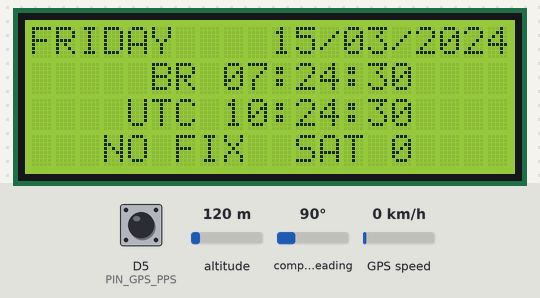
Recording of a program running on a simulated ESP8266 (NodeMCU). Shown: 20×4 character LCD. The test bench sets the inputs (shaded band); at power-on: D5 (PIN_GPS_PPS) HIGH, altitude 120 m, compass heading 90°, GPS speed 0 km/h. The GPS gets a fix after 3 s at 37.7749, -122.4194 with 8 satellites; what the program prints to the serial monitor is not drawn.

Above: at 0.2 s.
At 2.1 s:
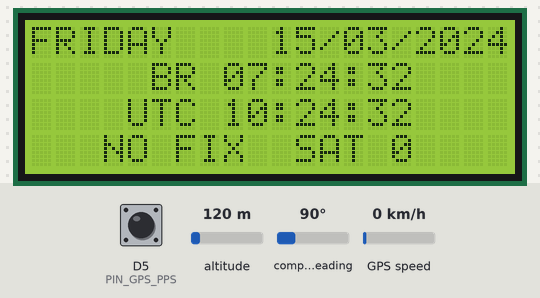
At 10.2 s:
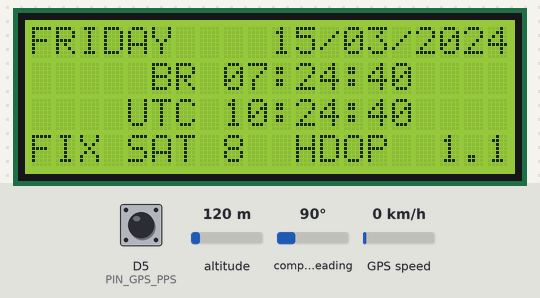
At 19.2 s:
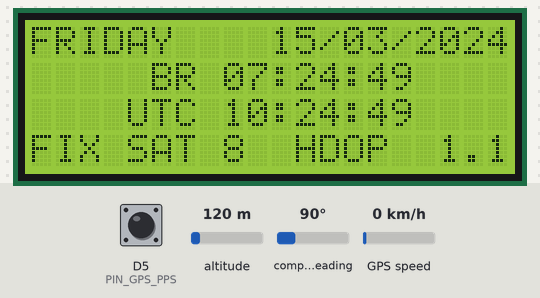
At 29.2 s:
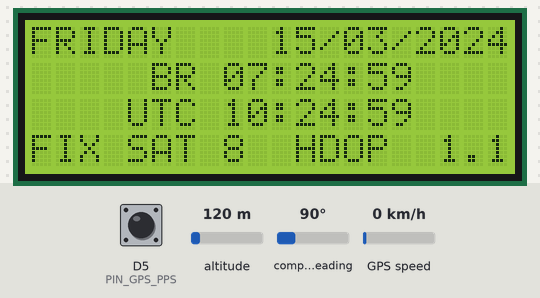
At 38.2 s:
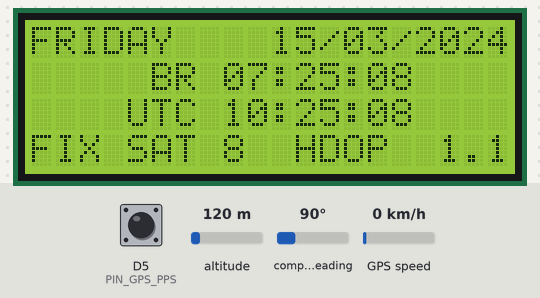

The program:

main.cpp
```cpp
/*
  node32-gps-clock (LCD)
  GPS clock: NodeMCU (ESP8266 / ESP-12E) + ATGM336H GNSS receiver (GPS + BeiDou) + 20x4
  HD44780 LCD with a PCF8574 I2C backpack. The PPS output aligns the seconds.

  Wiring
  ---------------------------------------------------------------
  ATGM336H         NodeMCU
    VCC     ->     3V3        (safe for both bare modules and breakouts with a regulator)
    GND     ->     GND
    TX      ->     D6 (GPIO12)   SoftwareSerial RX
    RX      ->     D7 (GPIO13)   SoftwareSerial TX (optional: only to configure the GPS)
    PPS     ->     D5 (GPIO14)   interrupt, rising edge = start of the UTC second

  LCD backpack     NodeMCU
    VCC     ->     VIN (5V)   (HD44780 needs 5V for usable contrast)
    GND     ->     GND
    SDA     ->     D2 (GPIO4)
    SCL     ->     D1 (GPIO5)
  ---------------------------------------------------------------
  Most backpacks pull SDA/SCL up to VCC (5V). The ESP8266 is a 3.3V part: use a level
  shifter, or remove the backpack pull-ups and add 4.7k to 3V3. With 3V3 pull-ups the
  PCF8574 at 5V sees 3.3V as HIGH (V_IH = 0.7 x VCC = 3.5V: marginal, works in practice
  with short wires).

  Deliberately avoided: D3/GPIO0, D4/GPIO2 and D8/GPIO15 are boot strapping pins;
  D9/D10 are UART0 (USB); D0/GPIO16 has no interrupt (cannot take PPS).

  How the time is kept
    NMEA tells WHICH second it is, but arrives 100-500 ms after the second started (and
    the delay varies). PPS marks EXACTLY when the second starts, but carries no label.
    With a fix, each PPS edge shows (time of the last RMC sentence + 1 s), so the LCD
    turns over at the true second. Without PPS (no fix, or not wired) the clock falls
    back to updating on NMEA arrival.

  Screen
    +--------------------+
    |SATURDAY  27/09/2026|
    |     BR 18:42:10    |
    |    UTC 21:42:10    |
    |PPS SAT 9  HDOP  1.1|
    +--------------------+
*/

#include <Arduino.h>
#include <ESP8266WiFi.h>
#include <Wire.h>
#include <hd44780.h>
#include <hd44780ioClass/hd44780_I2Cexp.h>   // PCF8574 backpack, address and pin map auto-detected
#include <SoftwareSerial.h>
#include <TinyGPSPlus.h>

// ---------------------------- Configuration -----------------------------
constexpr int UTC_OFFSET_MIN = -3 * 60;   // Brasília; no daylight saving time since 2019

constexpr int8_t   PIN_GPS_RX  = D6;         // ESP RX <- GPS TX
constexpr int8_t   PIN_GPS_TX  = D7;         // ESP TX -> GPS RX (configuration only; idles high)
constexpr int8_t   PIN_GPS_PPS = D5;         // GPS PPS, 1 pulse per second once there is a fix
constexpr bool     PPS_ACTIVE_HIGH = true;   // second starts at the rising edge (false = falling)
constexpr uint32_t GPS_BAUD    = 9600;       // ATGM336H factory default

constexpr int8_t   PIN_I2C_SDA = D2;
constexpr int8_t   PIN_I2C_SCL = D1;
constexpr uint32_t I2C_CLOCK   = 100000;   // PCF8574 is specified for 100 kHz

constexpr uint32_t GPS_STALE_MS = 3000;    // no new sentence for longer than this = stale data

constexpr uint32_t SERIAL_BAUD     = 74880;  // same as the ROM boot log: everything readable in the monitor
constexpr uint32_t STATUS_EVERY_MS = 1000;   // GPS status interval on the serial monitor
constexpr bool     GPS_ECHO_NMEA   = false;  // true = forward raw NMEA sentences to the monitor

// ------------------------------- Display --------------------------------
constexpr uint8_t LCD_COLS = 20, LCD_ROWS = 4;

enum class Align { Left, Center, Right };
constexpr Align CLOCK_ALIGN = Align::Right;   // BR / UTC time rows: Align::Left, Align::Center or Align::Right

hd44780_I2Cexp lcd;

// --------------------------------- GPS ----------------------------------
TinyGPSPlus    gps;
SoftwareSerial gpsSerial;

// ------------------------------ Date/time -------------------------------
struct CivilTime {
  int year; uint8_t month, day, hour, minute, second, weekday;  // weekday 0 = Sunday
};

// H. Hinnant's algorithms (days since 1970-01-01, proleptic Gregorian calendar)
static int32_t daysFromCivil(int y, unsigned m, unsigned d) {
  y -= m <= 2;
  const int era = (y >= 0 ? y : y - 399) / 400;
  const unsigned yoe = (unsigned)(y - era * 400);
  const unsigned doy = (153 * (m + (m > 2 ? -3 : 9)) + 2) / 5 + d - 1;
  const unsigned doe = yoe * 365 + yoe / 4 - yoe / 100 + doy;
  return era * 146097 + (int32_t)doe - 719468;
}

static void civilFromDays(int32_t z, int &y, uint8_t &m, uint8_t &d) {
  z += 719468;
  const int era = (z >= 0 ? z : z - 146096) / 146097;
  const unsigned doe = (unsigned)(z - era * 146097);
  const unsigned yoe = (doe - doe / 1460 + doe / 36524 - doe / 146096) / 365;
  const unsigned doy = doe - (365 * yoe + yoe / 4 - yoe / 100);
  const unsigned mp  = (5 * doy + 2) / 153;
  d = doy - (153 * mp + 2) / 5 + 1;
  m = mp < 10 ? mp + 3 : mp - 9;
  y = (int)yoe + era * 400 + (m <= 2);
}

// Seconds since 1970-01-01 00:00:00
static int64_t toEpoch(int y, int mo, int d, int h, int mi, int s) {
  return (int64_t)daysFromCivil(y, mo, d) * 86400 + h * 3600 + mi * 60 + s;
}

// Splits epoch seconds into date and time (handles day/month/year rollover)
static CivilTime fromEpoch(int64_t t) {
  int32_t days = (int32_t)(t / 86400);
  int32_t secs = (int32_t)(t % 86400);
  if (secs < 0) { secs += 86400; days--; }

  CivilTime ct;
  civilFromDays(days, ct.year, ct.month, ct.day);
  ct.hour    = secs / 3600;
  ct.minute  = (secs / 60) % 60;
  ct.second  = secs % 60;
  ct.weekday = (uint8_t)(((days % 7) + 11) % 7);   // 1970-01-01 was a Thursday (4)
  return ct;
}

// -------------------------------- Timing --------------------------------
// NMEA: the last RMC sentence (date + time in one sentence, so no midnight mix-ups)
static bool     nmeaValid = false;
static int64_t  nmeaEpoch = 0;     // UTC
static uint32_t nmeaUs    = 0;     // micros() when it was parsed

// PPS: written by the interrupt
static volatile uint32_t ppsEdgeUs = 0;   // last active edge (start of the second)
static volatile uint32_t ppsEdges  = 0;
static volatile uint32_t ppsRiseUs = 0;   // both edges, to measure the pulse (diagnostics)
static volatile uint32_t ppsFallUs = 0;

static IRAM_ATTR void onPps() {
  const uint32_t now  = micros();
  const bool     high = digitalRead(PIN_GPS_PPS) == HIGH;
  if (high) ppsRiseUs = now; else ppsFallUs = now;
  if (high == PPS_ACTIVE_HIGH) {
    ppsEdgeUs = now;
    ppsEdges++;
  }
}

// Time the PPS line stays HIGH, in ms (-1 = not measured yet). ~100 ms with an
// active-high pulse; ~900 ms means the pulse is inverted (set PPS_ACTIVE_HIGH = false).
static int32_t ppsHighMs() {
  noInterrupts();
  const uint32_t rise = ppsRiseUs, fall = ppsFallUs;
  interrupts();
  static int32_t last = -1;
  const uint32_t high = fall - rise;   // valid only if the fall came after the rise
  if (rise != 0 && fall != 0 && high < 1000000) last = high / 1000;
  return last;
}

// PPS: processed in loop()
static bool     ppsValid      = false;   // ppsEpoch labels the last edge correctly
static int64_t  ppsEpoch      = 0;       // UTC second that started at the last edge
static uint32_t lastEdgeUs    = 0;
static uint32_t lastEdgeCount = 0;
static uint32_t ppsMismatches = 0;       // times NMEA disagreed with the PPS count
static int32_t  nmeaDelayMs   = -1;      // last PPS edge -> RMC parsed (diagnostics)

static bool ppsLocked() {
  return ppsValid && micros() - lastEdgeUs < 1100000;
}

// Called for every new PPS edge. Returns true if the edge is a valid second boundary.
static bool processPpsEdge(uint32_t edgeUs, uint32_t edgeCount) {
  const uint32_t interval = edgeUs - lastEdgeUs;
  const uint32_t prevUs   = lastEdgeUs;
  // Exactly one edge, ~1 s after the previous one: rejects noise and a floating input
  const bool regular = edgeCount - lastEdgeCount == 1 && interval > 900000 && interval < 1100000;
  lastEdgeUs    = edgeUs;
  lastEdgeCount = edgeCount;

  if (!regular) { ppsValid = false; return false; }

  if (ppsValid) ppsEpoch++;   // flywheel: one more second

  // The RMC that arrived after the previous edge described that edge's second, so this
  // edge is that second + 1. Check (and if needed correct) the running count.
  if (nmeaValid && nmeaUs - prevUs < interval) {
    const int64_t expected = nmeaEpoch + 1;
    if (ppsValid && ppsEpoch != expected) ppsMismatches++;
    ppsEpoch = expected;
    ppsValid = true;
  }
  return ppsValid;
}

// ------------------------- Incremental row drawing ----------------------
// The LCD keeps its own content, so only the characters that differ from what is on
// screen are sent. A normal second changes 1-2 characters per row: little I2C traffic,
// so SoftwareSerial (interrupt driven) does not lose GPS bytes during an update.
static char shown[LCD_ROWS][LCD_COLS];

// Writes txt starting at column col (0-based); the rest of the row is blanked.
// Text that does not fit is clipped at the right edge.
static void setRow(uint8_t row, const char *txt, uint8_t col) {
  char line[LCD_COLS];
  memset(line, ' ', LCD_COLS);

  if (col < LCD_COLS) {
    memcpy(line + col, txt, min(strlen(txt), (size_t)(LCD_COLS - col)));
  }

  int cursor = -1;   // column the LCD cursor is at, -1 = unknown
  for (uint8_t c = 0; c < LCD_COLS; c++) {
    if (line[c] == shown[row][c]) continue;
    if (cursor != c) lcd.setCursor(c, row);
    lcd.write(line[c]);
    cursor = c + 1;
  }
  memcpy(shown[row], line, LCD_COLS);
}

static void setRow(uint8_t row, const char *txt, Align align = Align::Left) {
  const size_t len = min(strlen(txt), (size_t)LCD_COLS);
  setRow(row, txt, (uint8_t)(align == Align::Center ? (LCD_COLS - len) / 2
                           : align == Align::Right  ? LCD_COLS - len
                                                    : 0));
}

static void clearRows() {
  lcd.clear();
  memset(shown, ' ', sizeof(shown));
}

// ------------------------------- Screens --------------------------------
enum class Screen { None, NoData, Waiting, Clock };
static Screen screen = Screen::None;

static void enterScreen(Screen s) {
  if (screen == s) return;
  screen = s;
  clearRows();
}

// haveTime = utcEpoch is a valid current UTC time
static void render(bool haveTime, int64_t utcEpoch) {
  static const char *WEEKDAYS[] = {"SUNDAY", "MONDAY", "TUESDAY", "WEDNESDAY", "THURSDAY", "FRIDAY", "SATURDAY"};
  char buf[32];

  const bool noData = millis() > 5000 && gps.charsProcessed() < 10;
  const bool hasFix = gps.location.isValid() && gps.location.age() < GPS_STALE_MS;

  if (!haveTime) {
    enterScreen(noData ? Screen::NoData : Screen::Waiting);
    setRow(1, "--:--:--", Align::Center);
    if (noData) {
      setRow(0, "NO GPS DATA", Align::Center);
      setRow(3, "check TX -> D6", Align::Center);
    } else {
      setRow(0, "WAITING FOR GPS", Align::Center);
      snprintf(buf, sizeof(buf), "SAT %lu", (unsigned long)gps.satellites.value());
      setRow(3, buf, Align::Center);
    }
    return;
  }

  enterScreen(Screen::Clock);

  const CivilTime lt  = fromEpoch(utcEpoch + (int64_t)UTC_OFFSET_MIN * 60);
  const CivilTime utc = fromEpoch(utcEpoch);

  // Weekday (max 9 chars) + space + date (10 chars) = exactly 20
  snprintf(buf, sizeof(buf), "%-9s %02u/%02u/%04d", WEEKDAYS[lt.weekday], lt.day, lt.month, lt.year);
  setRow(0, buf);

  snprintf(buf, sizeof(buf), " BR %02u:%02u:%02u", lt.hour, lt.minute, lt.second);
  setRow(1, buf, Align::Center);

  snprintf(buf, sizeof(buf), "UTC %02u:%02u:%02u", utc.hour, utc.minute, utc.second);
  setRow(2, buf, Align::Center);

  // PPS = fix and seconds aligned to the pulse. FIX = fix, NMEA timing only.
  // Before a fix, time comes from the GPS internal RTC and may be off by a few seconds.
  // Fixed width (20): "PPS SAT 9  HDOP  1.1" / "FIX SAT 12 HDOP 12.3"
  if (hasFix) {
    const double hdop = gps.hdop.isValid() ? min(gps.hdop.hdop(), 99.9) : 99.9;
    snprintf(buf, sizeof(buf), "%s SAT %-2lu HDOP %4.1f", ppsLocked() ? "PPS" : "FIX",
             (unsigned long)min(gps.satellites.value(), (uint32_t)99), hdop);
  } else {
    snprintf(buf, sizeof(buf), "NO FIX  SAT %lu", (unsigned long)gps.satellites.value());
  }
  setRow(3, buf, Align::Center);
}

// Redraw with the best time available: PPS-aligned if locked, else the last RMC
static void renderNow() {
  if (ppsLocked()) {
    render(true, ppsEpoch);
  } else {
    render(nmeaValid && micros() - nmeaUs < GPS_STALE_MS * 1000, nmeaEpoch);
  }
}

// ---------------------------- Serial status -----------------------------
// One line per second. Quick diagnosis:
//   chars not increasing       -> nothing arrives from the GPS (TX->D6 wiring / power)
//   chars up, ok=0, err up     -> garbage arrives (wrong baud rate or noise)
//   ok up, no fix              -> GPS works, needs open sky / time
//   fix, pps=off, edges=0      -> check PPS -> D5 (the pulse only starts after a fix)
static void printStatus() {
  Serial.printf("[GPS] chars=%lu ok=%lu err=%lu | sat=%lu hdop=%.1f | ",
                (unsigned long)gps.charsProcessed(), (unsigned long)gps.passedChecksum(),
                (unsigned long)gps.failedChecksum(), (unsigned long)gps.satellites.value(),
                gps.hdop.isValid() ? gps.hdop.hdop() : 99.9);

  if (gps.location.isValid() && gps.location.age() < GPS_STALE_MS) {
    Serial.printf("FIX %.6f,%.6f alt=%.0fm | ", gps.location.lat(), gps.location.lng(),
                  gps.altitude.meters());
  } else {
    Serial.print(F("NO FIX | "));
  }

  Serial.printf("pps=%s edges=%lu high=%ldms nmea+%ldms mism=%lu | ", ppsLocked() ? "LOCK" : "off",
                (unsigned long)lastEdgeCount, (long)ppsHighMs(), (long)nmeaDelayMs,
                (unsigned long)ppsMismatches);

  if (nmeaValid) {
    const CivilTime utc = fromEpoch(nmeaEpoch);
    Serial.printf("UTC %04d-%02u-%02u %02u:%02u:%02u (age %lums)\n",
                  utc.year, utc.month, utc.day, utc.hour, utc.minute, utc.second,
                  (unsigned long)((micros() - nmeaUs) / 1000));
  } else {
    Serial.println(F("time invalid"));
  }
}

// -------------------------------- Setup ---------------------------------
void setup() {
  Serial.begin(SERIAL_BAUD);
  Serial.println();
  Serial.println(F("node32-gps-clock started"));

  // Wi-Fi is not used: turning it off frees heap and removes RF noise near the GPS antenna
  WiFi.mode(WIFI_OFF);
  WiFi.forceSleepBegin();

  Wire.begin(PIN_I2C_SDA, PIN_I2C_SCL);
  Wire.setClock(I2C_CLOCK);

  // begin() returns 0 on success; error codes are in hd44780.h (e.g. no I2C device found)
  const int status = lcd.begin(LCD_COLS, LCD_ROWS);
  if (status) {
    Serial.printf("LCD init failed (status %d): check SDA->D2, SCL->D1, 5V and pull-ups\n", status);
    hd44780::fatalError(status);   // blinks the built-in LED, never returns
  }
  clearRows();
  setRow(1, "GPS CLOCK", Align::Center);

  // 512 B RX buffer (~0.5 s at 9600), far longer than an LCD update takes.
  // TX is only used to send configuration commands to the GPS.
  gpsSerial.begin(GPS_BAUD, SWSERIAL_8N1, PIN_GPS_RX, PIN_GPS_TX, false, 512);

  // Pull-up keeps the input quiet if PPS is not wired; the module drives it push-pull
  pinMode(PIN_GPS_PPS, INPUT_PULLUP);
  // Both edges: the active one marks the second, the other measures the pulse width
  attachInterrupt(digitalPinToInterrupt(PIN_GPS_PPS), onPps, CHANGE);

  Serial.printf("Free heap: %u bytes\n", ESP.getFreeHeap());
}

// --------------------------------- Loop ---------------------------------
void loop() {
  while (gpsSerial.available()) {
    const char c = gpsSerial.read();
    gps.encode(c);
    if (GPS_ECHO_NMEA) Serial.write(c);
  }

  static uint32_t lastDraw = 0;

  // New RMC: date and time are updated together only by RMC (GGA has no date)
  if (gps.date.isUpdated()) {
    gps.date.value();   // clear the flags
    gps.time.value();
    if (gps.date.isValid() && gps.time.isValid() && gps.date.year() >= 2020) {
      nmeaEpoch   = toEpoch(gps.date.year(), gps.date.month(), gps.date.day(),
                            gps.time.hour(), gps.time.minute(), gps.time.second());
      nmeaUs      = micros();
      nmeaValid   = true;
      nmeaDelayMs = ppsLocked() ? (int32_t)((nmeaUs - lastEdgeUs) / 1000) : -1;
      // Without PPS the NMEA arrival is the best second boundary we have
      if (!ppsLocked()) { lastDraw = millis(); renderNow(); }
    }
  }

  // New PPS edge: the second starts now
  noInterrupts();
  const uint32_t edgeUs = ppsEdgeUs, edgeCount = ppsEdges;
  interrupts();
  if (edgeCount != lastEdgeCount && processPpsEdge(edgeUs, edgeCount)) {
    lastDraw = millis();
    render(true, ppsEpoch);
  }

  // Fallback: keep status and state changes (lost fix, no data) on screen
  if (millis() - lastDraw > 1100) {
    lastDraw = millis();
    renderNow();
  }

  static uint32_t lastStatus = 0;
  if (millis() - lastStatus >= STATUS_EVERY_MS) {
    lastStatus = millis();
    printStatus();
  }
}
```

Measured:
- what the display in image 1 shows lasts 1.0 s, from 2.1 s to 3.1 s
